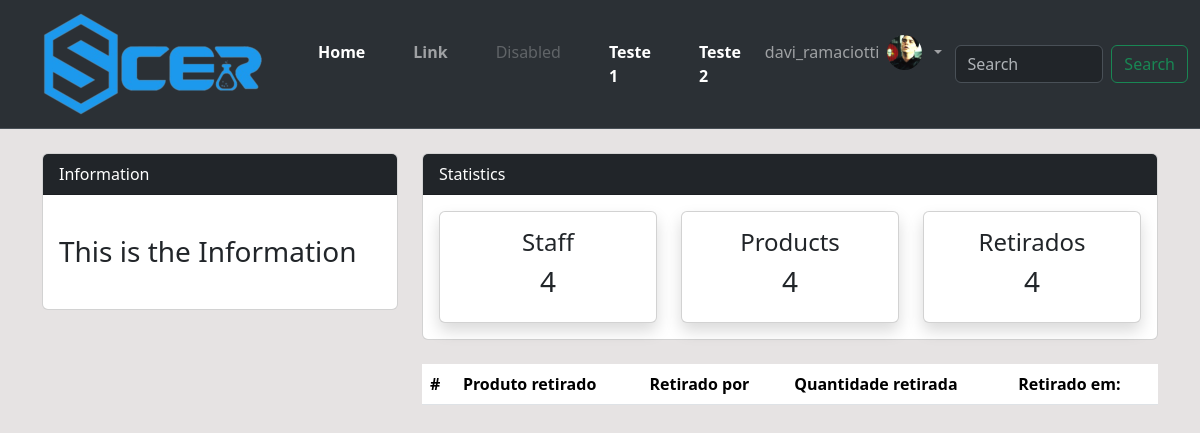
Page /retirada/ (signed in) on the earlier database version.
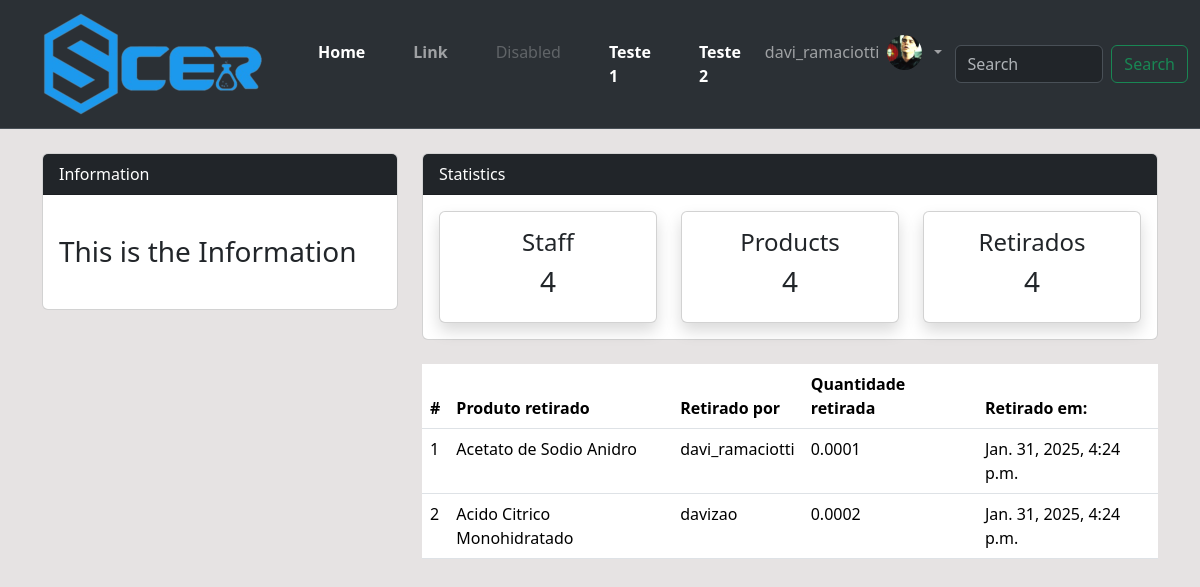
Same page on the later database version.
### estatisticas/models.py (models this page shows, shortened)
class Retirada(models.Model):
    produto = models.ForeignKey(Produto, on_delete=models.CASCADE, null=True)
    staff = models.ForeignKey(User, models.CASCADE, null=True)
    quantidade_retirada = models.DecimalField(max_digits=19, decimal_places=4, null=True)
    data = models.DateTimeField(auto_now_add=True)

class Produto(models.Model):
    nome = models.CharField(max_length=200, null=True)
    classificacao = models.CharField(max_length=200, choices=CLASSIFICACAO , null=True)
    quantidade = models.DecimalField(max_digits=19, decimal_places=4, null=True)
    def __str__(self):
        return f'{self.nome}'

### estatisticas/views.py (the view)
# urls.py: path('retirada/', views.retirada, name="estatisticas-retirada"),
@login_required(login_url='user-login', ) # está configurado nas settings > login_url.
def retirada(request):
    retiradas = Retirada.objects.all()
    context = {
        'retiradas' : retiradas,
    }
    return render(request, 'estatisticas/retirada.html', context)

### templates/estatisticas/retirada.html (shortened to what this page needs)
{% extends 'partials/base.html' %}
{% block content%}
 {% include 'partials/topnav.html' %}
<div class="container">
    <div class="row my-4">
        <div class="col-md-4">
        </div>
        <div class="col-md-8">
            <table class="table bg-white">
                <thead class="bg-info">
                    <tr class="text-white">
                        <th scope="col">#</th>
                        <th scope="col">Produto retirado</th>
                        <th scope="col">Retirado por</th>
                        <th scope="col">Quantidade retirada</th>
                        <th scope="col">Retirado em:</th>
                    </tr>
                </thead>
                <tbody>
                    {% for retirada in retiradas %}
                    <tr>
                        <td> {{retirada.id}} </td>
                        <td> {{retirada.produto}} </td>
                        <td> {{retirada.staff}} </td>
                        <td> {{retirada.quantidade_retirada}} </td>
                        <td> {{retirada.data}} </td>
                    </tr>
                    {% endfor %}
                </tbody>
            </table>
        </div>
    </div>
</div>
{% endblock %}

Differences in the rows shown:
added Retirada: id "1", produto "Acetato de Sodio Anidro", staff "davi_ramaciotti", quantidade_retirada "0.0001", data "Jan. 31, 2025, 4:24 p.m."
added Retirada: id "2", produto "Acido Citrico Monohidratado", staff "davizao", quantidade_retirada "0.0002", data "Jan. 31, 2025, 4:24 p.m."
